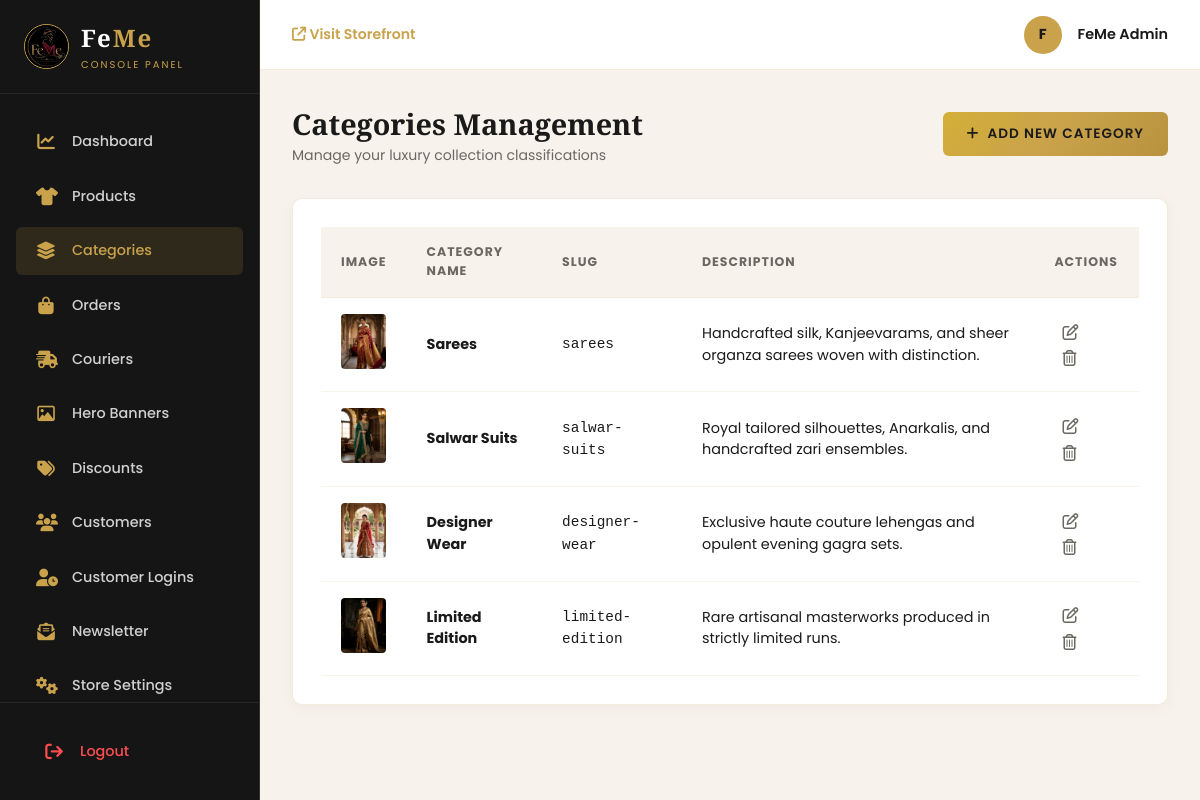
Screenshot of /admin/categories.php (signed in) with the database file from the repository.
### tables this page shows
CREATE TABLE IF NOT EXISTS `categories` (
  `id` INT AUTO_INCREMENT PRIMARY KEY,
  `name` VARCHAR(255) NOT NULL,
  `slug` VARCHAR(255) NOT NULL UNIQUE,
  `image` VARCHAR(255) DEFAULT NULL,
  `description` TEXT DEFAULT NULL
);

### includes/functions.php (called while the page is built, shortened)
<?php
function sanitize($data) {
    return htmlspecialchars(trim((string)$data), ENT_QUOTES, 'UTF-8');
}
function get_all_categories($pdo) {
    try {
        $stmt = $pdo->query("SELECT * FROM categories ORDER BY id ASC");
        return $stmt->fetchAll();
    } catch (PDOException $e) {
        return [];
    }
}

### admin/categories.php (the view, shortened to what this page needs)
<?php
require_once __DIR__ . '/includes/admin_header.php';
$categories = get_all_categories($pdo);
?>
<div class="page-header-flex">
    <div>
        <h1 class="page-title">Categories Management</h1>
        <p style="font-size: 0.88rem; color: var(--admin-text-muted);">Manage your luxury collection classifications</p>
    </div>
    <button class="btn-gold-admin" onclick="openCategoryModal()">
        <i class="fa-solid fa-plus"></i> Add New Category
    </button>
</div>
<div class="admin-card">
    <div class="admin-table-wrapper">
        <table class="admin-table">
            <thead>
                <tr>
                    <th>Image</th>
                    <th>Category Name</th>
                    <th>Slug</th>
                    <th>Description</th>
                    <th>Actions</th>
                </tr>
            </thead>
            <tbody>
                <?php if (!empty($categories)): ?>
                    <?php foreach ($categories as $cat): ?>
                        <?php
                            $imgSrc = !empty($cat['image']) && file_exists(__DIR__ . '/../' . $cat['image'])
                                ? '../' . $cat['image']
                                : '../assets/images/cat_sarees.jpg';
                        ?>
                        <tr>
                            <td><img src="<?= sanitize($imgSrc) ?>" alt="" class="table-thumb"></td>
                            <td><strong><?= sanitize($cat['name']) ?></strong></td>
                            <td><code><?= sanitize($cat['slug']) ?></code></td>
                            <td><?= sanitize($cat['description'] ?? '—') ?></td>
                            <td>
                                <button class="btn-action edit" onclick='editCategory(<?= json_encode($cat) ?>)' title="Edit">
                                    <i class="fa-regular fa-pen-to-square"></i>
                                </button>
                                <a href="categories.php?action=delete&id=<?= $cat['id'] ?>" class="btn-action delete" onclick="return confirm('Are you sure you want to delete this category?');" title="Delete">
                                    <i class="fa-regular fa-trash-can"></i>
                                </a>
                            </td>
                        </tr>
                    <?php endforeach; ?>
                <?php else: ?>
                    <tr><td colspan="5" style="text-align: center; padding: 2rem;">No categories found.</td></tr>
                <?php endif; ?>
            </tbody>
        </table>
    </div>
</div>
<?php
require_once __DIR__ . '/includes/admin_footer.php';
?>

### admin/assets/admin.css (style rules this page uses)
:root { --admin-bg-sidebar: #151515; --admin-bg-content: #F7F3EC; --admin-bg-card: #FFFFFF; --admin-text-dark: #1A1A1A; --admin-text-muted: #6B6862; --admin-gold: #C9A24B; --admin-gold-hover: #B8923D; --admin-border: rgba(201, 162, 75, 0.2); --font-serif: 'Playfair Display', Georgia, serif; --font-sans: 'Poppins', -apple-system, BlinkMacSystemFont, sans-serif; --radius-sm: 6px; --radius-md: 10px; }
*, *::before, *::after { box-sizing: border-box; margin: 0; padding: 0; }
body { font-family: var(--font-sans); background-color: var(--admin-bg-content); color: var(--admin-text-dark); line-height: 1.5; overflow-x: hidden; }
.page-header-flex { display: flex; align-items: center; justify-content: space-between; margin-bottom: 2rem; flex-wrap: wrap; gap: 1rem; }
.page-title { font-family: var(--font-serif); font-size: 1.8rem; font-weight: 700; color: var(--admin-text-dark); }
.admin-card { background: var(--admin-bg-card); border-radius: var(--radius-md); padding: 1.75rem; border: 1px solid var(--admin-border); box-shadow: 0 4px 15px rgba(0,0,0,0.04); margin-bottom: 2rem; }
.admin-table-wrapper { overflow-x: auto; }
.admin-table { width: 100%; border-collapse: collapse; text-align: left; font-size: 0.9rem; }
.admin-table th, .admin-table td { padding: 1rem 1.25rem; vertical-align: middle; }
.admin-table th { background: var(--admin-bg-content); font-size: 0.78rem; text-transform: uppercase; letter-spacing: 1px; color: var(--admin-text-muted); border-bottom: 1px solid var(--admin-border); }
.admin-table tr { border-bottom: 1px solid rgba(201, 162, 75, 0.12); }
.table-thumb { width: 45px; height: 55px; object-fit: cover; border-radius: 4px; }
.btn-action { background: none; border: none; color: var(--admin-text-muted); font-size: 1rem; cursor: pointer; padding: 0.35rem 0.5rem; border-radius: 4px; transition: all 0.2s ease; }
.btn-gold-admin { display: inline-flex; align-items: center; gap: 0.5rem; padding: 0.75rem 1.5rem; background: linear-gradient(135deg, #D4AF37 0%, #C9A24B 50%, #B8923D 100%); color: #1A1A1A; border: none; border-radius: var(--radius-sm); font-family: var(--font-sans); font-size: 0.85rem; font-weight: 600; letter-spacing: 1px; text-transform: uppercase; cursor: pointer; text-decoration: none; transition: all 0.3s ease; }

### rows the page displays
categories: image (picture), name "Sarees", slug "sarees", description "Handcrafted silk, Kanjeevarams, and sheer organza sarees woven with distinction."
categories: image (picture), name "Salwar Suits", slug "salwar-suits", description "Royal tailored silhouettes, Anarkalis, and handcrafted zari ensembles."
categories: image (picture), name "Designer Wear", slug "designer-wear", description "Exclusive haute couture lehengas and opulent evening gagra sets."
categories: image (picture), name "Limited Edition", slug "limited-edition", description "Rare artisanal masterworks produced in strictly limited runs."

### other values shown
substr($adminName, 0, 1) "F"
$adminName "FeMe Admin"
